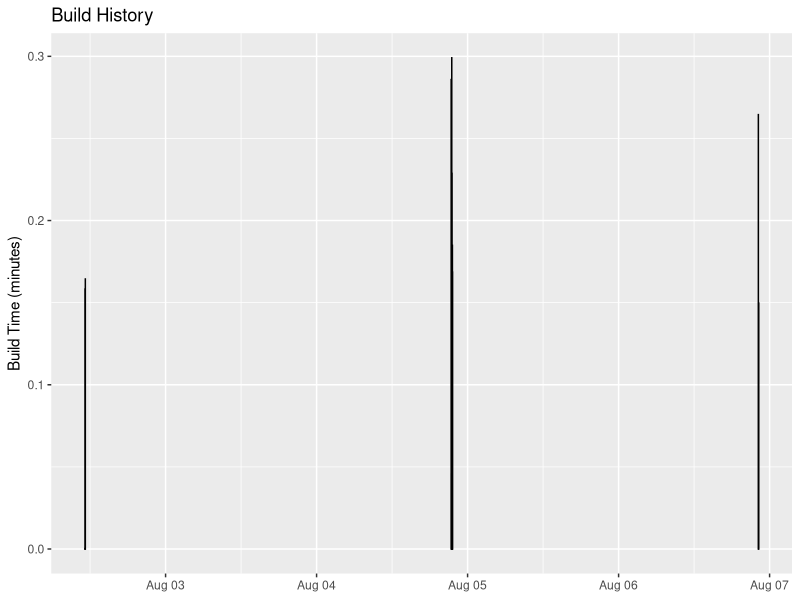
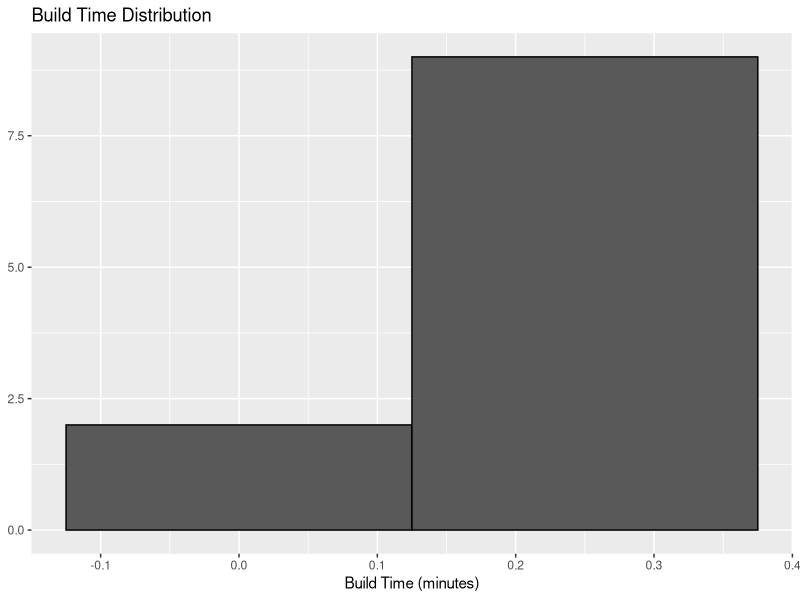

The R source for these figures, in order:
## ---- chunk 1
library(ggplot2)
library(plyr)

options(width=120)
options(scipen=999)
## ---- chunk 2
# Load data frame and prep.
df <- read.csv("times.csv", header=FALSE)
colnames(df) <- c("timestamp", "order", "task", "success", "did_work", "skipped", "milliseconds")

# Correct mis-factoring of task and boolean fields
df$task <- as.character(df$task)
df$success <- as.logical(as.character(df$success))
df$did_work <- as.logical(as.character(df$did_work))
df$skipped <- as.logical(as.character(df$skipped))

# Create date objects from timestamp field for display
df$date <- as.POSIXct(df$timestamp/1000, origin="1970-01-01")

# Add seconds fields
df$seconds <- floor(df$milliseconds / 1000)

# Sort by timestamp and order
df <- df[with(df, order(timestamp, order)),]
row.names(df) <- 1:nrow(df)
## ---- chunk 3
total <- ddply(df, .(date), summarise, milliseconds = sum(milliseconds))
total$seconds = total$milliseconds/1000
total$minutes = total$milliseconds/1000/60
total.ecdf <- ecdf(total$milliseconds)

df.required_work <- df[!df$skipped & df$did_work,]
## ---- chunk 4
ggplot(total, aes(x = date, y = minutes)) +
  geom_bar(stat="identity", colour = "black") +
  theme(axis.title.x = element_blank()) + 
  ylab("Build Time (minutes)") +
  ggtitle("Build History") +
  theme(legend.title = element_blank())
## ---- chunk 5
ggplot(total, aes(x = minutes)) +
  geom_histogram(binwidth = .25, colour = "black") +
  xlab("Build Time (minutes)") +
  theme(axis.title.y = element_blank()) + 
  ggtitle("Build Time Distribution") +
  theme(legend.title = element_blank())
## ---- chunk 6
task <- ddply(df.required_work, .(task), summarise, 
              executions = length(date), 
              median_seconds = median(seconds), 
              sd_seconds = sd(seconds), 
              max_seconds = max(seconds),
              total_seconds = sum(seconds),
              mean_seconds = mean(seconds))

# Sort by total time
task.total_seconds <- task[with(task, order(-total_seconds)),]
row.names(task.total_seconds) <- 1:nrow(task.total_seconds)

# Display top ten by median build time
task.total_seconds[1:10,c('task', 'executions', 'total_seconds', 'median_seconds')]
## ---- chunk 7
# Sort by median time
task.median_seconds <- task[with(task, order(-median_seconds)),]
row.names(task.median_seconds) <- 1:nrow(task.median_seconds)

# Display top ten by median build time
task.median_seconds[1:10,c('task', 'executions', 'median_seconds')]
